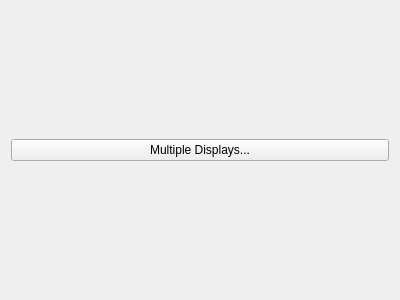
<?xml version="1.0" encoding="UTF-8"?>
<ui version="4.0">
 <class>Form</class>
 <widget class="QWidget" name="Form">
  <property name="geometry">
   <rect>
    <x>0</x>
    <y>0</y>
    <width>400</width>
    <height>300</height>
   </rect>
  </property>
  <property name="windowTitle">
   <string>Related Display Button with Multiple Files</string>
  </property>
  <layout class="QVBoxLayout" name="verticalLayout">
   <item>
    <widget class="PyDMRelatedDisplayButton" name="PyDMRelatedDisplayButton">
     <property name="toolTip">
      <string/>
     </property>
     <property name="text">
      <string>Multiple Displays...</string>
     </property>
     <property name="filenames" stdset="0">
      <stringlist>
       <string>display1.ui</string>
       <string>display2.ui</string>
      </stringlist>
     </property>
     <property name="titles" stdset="0">
      <stringlist>
       <string>Display 1</string>
      </stringlist>
     </property>
     <property name="openInNewWindow" stdset="0">
      <bool>true</bool>
     </property>
    </widget>
   </item>
  </layout>
 </widget>
 <customwidgets>
  <customwidget>
   <class>PyDMRelatedDisplayButton</class>
   <extends>QPushButton</extends>
   <header>pydm.widgets.related_display_button</header>
  </customwidget>
 </customwidgets>
 <resources/>
 <connections/>
</ui>
